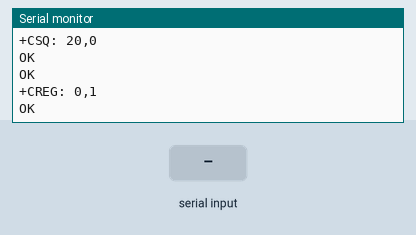
Bench run of a sketch on a simulated Arduino Mega 2560, built with avr-gcc and run on an emulated ATmega2560. Shown: the last lines printed to the serial monitor. Inputs (shaded band) come from the test bench. The modem accepts every AT command (registered, SIM ready, sends succeed) and sends nothing else.

Above: at 4.2 s.
4.3 s: "1" received over the second serial link
At 4.8 s:
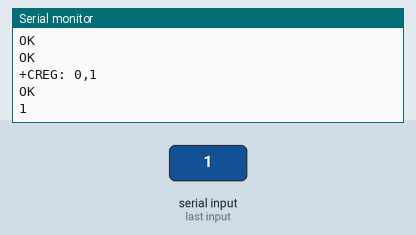
6.0 s: "0" received over the second serial link
At 7.2 s:
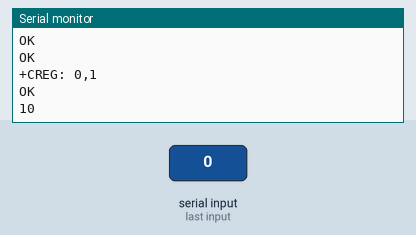

Measured:
- after the input at 4.3 s, the serial monitor: prints a new line after 0.20 s (image 1)
- after the input at 6.0 s, the serial monitor: prints a new line at once (image 2)

The sketch:

GSM800L_T_Connection.ino
```cpp
#define SerialMon Serial  // Use the default USB serial for monitoring
#define SerialSIM Serial1 // Use Serial1 for SIM800L

void setup()
{
  // Begin communication with Serial Monitor
  SerialMon.begin(9600);

  // Begin communication with SIM800L on Serial1
  SerialSIM.begin(9600);

  SerialMon.println("Initializing...");
  delay(1000);

  SerialSIM.println("AT"); // Handshake test
  updateSerial();

  SerialSIM.println("AT+CSQ"); // Signal quality test
  updateSerial();

  SerialSIM.println("AT+CCID"); // Read SIM info
  updateSerial();

  SerialSIM.println("AT+CREG?"); // Check network registration
  updateSerial();

}

void loop()
{
  updateSerial();
}

void updateSerial()
{
  delay(500);

  // Forward data from Serial Monitor to SIM800L
  while (SerialMon.available())
  {
    SerialSIM.write(SerialMon.read());
  }

  // Forward data from SIM800L to Serial Monitor
  while (SerialSIM.available())
  {
    SerialMon.write(SerialSIM.read());
  }
}
```
